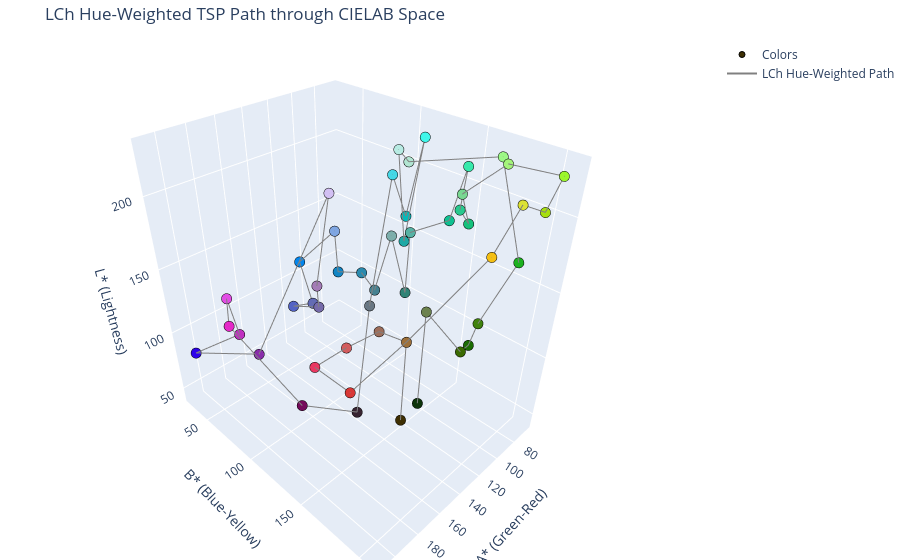

Notebook source saved alongside this figure:
### Markdown cell above
## Visualize Weighted TSP Path through CIELAB Space

### Code cell
# We visualize the path in the standard LAB space to see how the hue weighting altered the route compared to Method 4
path_lab_colors_lch = []
for c in lch_sorted_colors:
    rgb_pixel = np.uint8([[[c['r'], c['g'], c['b']]]])
    lab_pixel = cv2.cvtColor(rgb_pixel, cv2.COLOR_RGB2LAB)[0][0]
    path_lab_colors_lch.append(lab_pixel.astype(float))
path_lab_colors_lch = np.array(path_lab_colors_lch)

LCH_L = path_lab_colors_lch[:, 0]
LCH_A = path_lab_colors_lch[:, 1]
LCH_B = path_lab_colors_lch[:, 2]

plot_3d_path(
    LCH_A, LCH_B, LCH_L, lch_sorted_colors,
    title='LCh Hue-Weighted TSP Path through CIELAB Space',
    xaxis_title='A* (Green-Red)', yaxis_title='B* (Blue-Yellow)', zaxis_title='L* (Lightness)',
    path_name='LCh Hue-Weighted Path'
)

### Figure 1 — Plotly figure (JSON) as saved in the notebook; plotly's stock layout.template omitted (floating-point values rounded to 4 significant figures)
{"data": [{"marker": {"color": ["#3e2f03", "#9d703a", "#9d6e5b", "#d25c5e", "#e93862", "#d83836", "#9d703a", "#f4bf13", "#dce134", "#a7df0e", "#9bf62c", "#a4f47a", "#79d892", "#15c17c", "#27c98e", "#36e9ab", "#0fc091", "#56b2a4", "#318476", "#7daeab", "#458191", "#2a8aae", "#1185c4", "#7fa6e2", "#0286ee", "#636bb5", "#5363c4", "#766baa", "#a47cb7", "#d2c0f3", "#892daa", "#2d02eb", "#c030c1", "#e24ce5", "#e528c8", "#750b5b", "#372431", "#697783", "#45d7e6", "#03bbbb", "#40f7ea", "#1da9a6", "#b7ebe3", "#b1e5d2", "#9cf886", "#1cb11f", "#40820e", "#1b6c03", "#3b6a02", "#6c824e", "#0d340b"], "line": {"color": "black", "width": 1}, "size": 6}, "mode": "markers", "name": "Colors", "type": "scatter3d", "x": [130.0, 140.0, 144.0, 175.0, 196.0, 189.0, 140.0, 134.0, 107.0, 86.0, 73.0, 82.0, 85.0, 72.0, 74.0, 70.0, 77.0, 97.0, 100.0, 111.0, 113.0, 113.0, 121.0, 130.0, 137.0, 145.0, 151.0, 147.0, 154.0, 144.0, 185.0, 203.0, 200.0, 203.0, 210.0, 177.0, 139.0, 125.0, 95.0, 90.0, 81.0, 93.0, 110.0, 108.0, 80.0, 65.0, 88.0, 86.0, 96.0, 110.0, 105.0], "y": [155.0, 164.0, 146.0, 150.0, 147.0, 167.0, 164.0, 208.0, 205.0, 207.0, 207.0, 179.0, 154.0, 152.0, 146.0, 146.0, 141.0, 127.0, 128.0, 124.0, 113.0, 101.0, 87.0, 94.0, 67.0, 88.0, 75.0, 96.0, 103.0, 105.0, 79.0, 29.0, 83.0, 79.0, 89.0, 110.0, 123.0, 120.0, 109.0, 117.0, 121.0, 119.0, 126.0, 132.0, 174.0, 186.0, 178.0, 172.0, 173.0, 154.0, 149.0], "z": [52.0, 130.0, 130.0, 138.0, 135.0, 125.0, 130.0, 204.0, 221.0, 210.0, 226.0, 227.0, 202.0, 177.0, 185.0, 212.0, 177.0, 171.0, 128.0, 173.0, 129.0, 137.0, 135.0, 172.0, 141.0, 122.0, 116.0, 124.0, 147.0, 206.0, 97.0, 79.0, 124.0, 150.0, 139.0, 67.0, 43.0, 126.0, 203.0, 176.0, 226.0, 160.0, 228.0, 222.0, 229.0, 161.0, 123.0, 101.0, 102.0, 131.0, 46.0]}, {"line": {"color": "gray", "width": 2}, "mode": "lines", "name": "LCh Hue-Weighted Path", "type": "scatter3d", "x": [130.0, 140.0, 144.0, 175.0, 196.0, 189.0, 140.0, 134.0, 107.0, 86.0, 73.0, 82.0, 85.0, 72.0, 74.0, 70.0, 77.0, 97.0, 100.0, 111.0, 113.0, 113.0, 121.0, 130.0, 137.0, 145.0, 151.0, 147.0, 154.0, 144.0, 185.0, 203.0, 200.0, 203.0, 210.0, 177.0, 139.0, 125.0, 95.0, 90.0, 81.0, 93.0, 110.0, 108.0, 80.0, 65.0, 88.0, 86.0, 96.0, 110.0, 105.0], "y": [155.0, 164.0, 146.0, 150.0, 147.0, 167.0, 164.0, 208.0, 205.0, 207.0, 207.0, 179.0, 154.0, 152.0, 146.0, 146.0, 141.0, 127.0, 128.0, 124.0, 113.0, 101.0, 87.0, 94.0, 67.0, 88.0, 75.0, 96.0, 103.0, 105.0, 79.0, 29.0, 83.0, 79.0, 89.0, 110.0, 123.0, 120.0, 109.0, 117.0, 121.0, 119.0, 126.0, 132.0, 174.0, 186.0, 178.0, 172.0, 173.0, 154.0, 149.0], "z": [52.0, 130.0, 130.0, 138.0, 135.0, 125.0, 130.0, 204.0, 221.0, 210.0, 226.0, 227.0, 202.0, 177.0, 185.0, 212.0, 177.0, 171.0, 128.0, 173.0, 129.0, 137.0, 135.0, 172.0, 141.0, 122.0, 116.0, 124.0, 147.0, 206.0, 97.0, 79.0, 124.0, 150.0, 139.0, 67.0, 43.0, 126.0, 203.0, 176.0, 226.0, 160.0, 228.0, 222.0, 229.0, 161.0, 123.0, 101.0, 102.0, 131.0, 46.0]}], "layout": {"margin": {"b": 0, "l": 0, "r": 0, "t": 40}, "scene": {"xaxis": {"title": {"text": "A* (Green-Red)"}}, "yaxis": {"title": {"text": "B* (Blue-Yellow)"}}, "zaxis": {"title": {"text": "L* (Lightness)"}}}, "title": {"text": "LCh Hue-Weighted TSP Path through CIELAB Space"}}}
